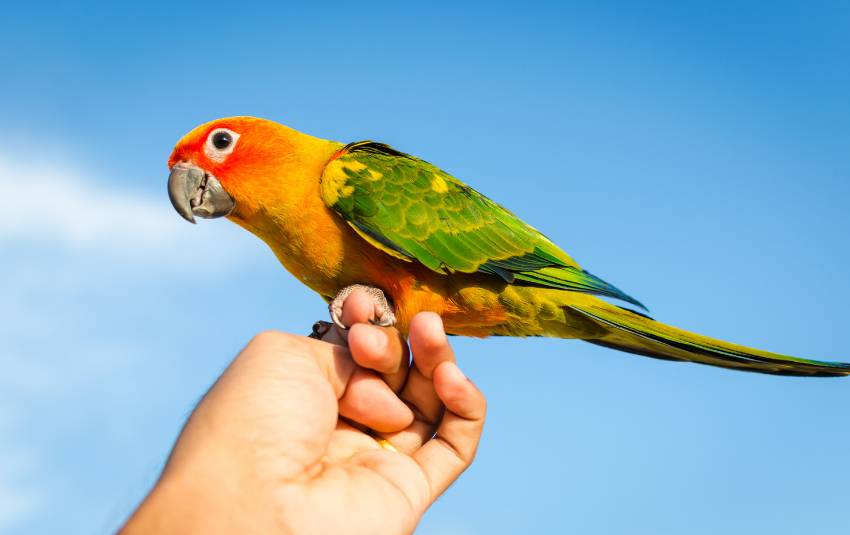
#> input picture Assignment_11/parrot.png, 850 x 535 px
$ python cv_11.py
#> lines starting #> are read from the running program, lines starting #| are printed output that depends on the picture
import cv2

img = cv2.imread("./parrot.png")
#> img is the input picture: shape (535, 850, 3); mean B, G, R 189.8, 175.4, 140.6

resize = cv2.resize(img, (520, 520))
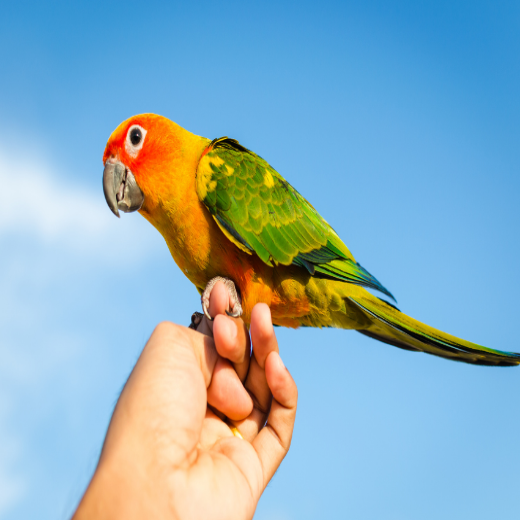
#> resize: shape (520, 520, 3); mean B, G, R 189.8, 175.3, 140.5

d = 7

sigmacolor = 100
sigmaspace = 100

b = cv2.bilateralFilter(resize, d, sigmacolor, sigmaspace)

cv2.imshow("Input", resize)
cv2.imshow("Output", b)

cv2.waitKey(0)
cv2.destroyAllWindows()
